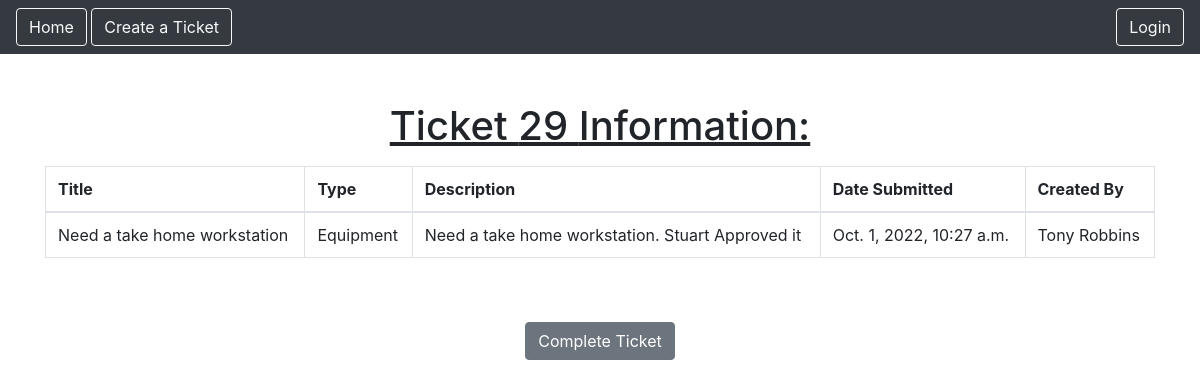
/tickets/tickets/29, run on the app's committed database.
### ticket/models.py (models this page shows)
class Ticket(models.Model):
    name = models.CharField(max_length = 50)
    title = models.CharField(max_length = 200)
    type = models.CharField(max_length = 200)
    description = models.TextField()
    created = models.DateTimeField(auto_now_add = True)
    completed = models.BooleanField(default = False)
    completedDate = models.DateField(null = True, blank = True)
    completedBy = models.CharField(max_length = 100)

### ticket/views.py (the view)
# urls.py: path('tickets/<int:pk>', views.TicketDetailView.as_view(), name = 'ticket.detail'),
class TicketDetailView(DetailView):
    model = Ticket
    context_object_name = 'ticket'
    template_name = 'ticket_detail.html'

### ticket/templates/ticket_detail.html
{% extends 'base.html' %}
{% block content%}
    <h1><u>Ticket {{ ticket.id }} Information:</u></h1>
    <table class = "table table-bordered mt-3">
        <thead>
            <tr>
                <th>Title</th>
                <th>Type</th>
                <th>Description</th>
                <th>Date Submitted</th>
                <th>Created By</th>
            </tr>
        </thead>
        <tbody>
            <tr>
                <td>{{ ticket.title }}</td>
                <td>{{ ticket.type }}</td>
                <td>{{ ticket.description }}</td>
                <td>{{ ticket.created }}</td>
                <td>{{ ticket.name }}</td>
            </tr>
        </tbody>
    </table>
    <a href = "{% url 'ticket.completed' pk=ticket.id %}" class = "btn btn-secondary my-5">Complete Ticket</a>
{% endblock%}

### data on the page
Ticket: id "29", title "Need a take home workstation", type "Equipment", description "Need a take home workstation. Stuart Approved it", created "Oct. 1, 2022, 10:27 a.m.", name "Tony Robbins"
